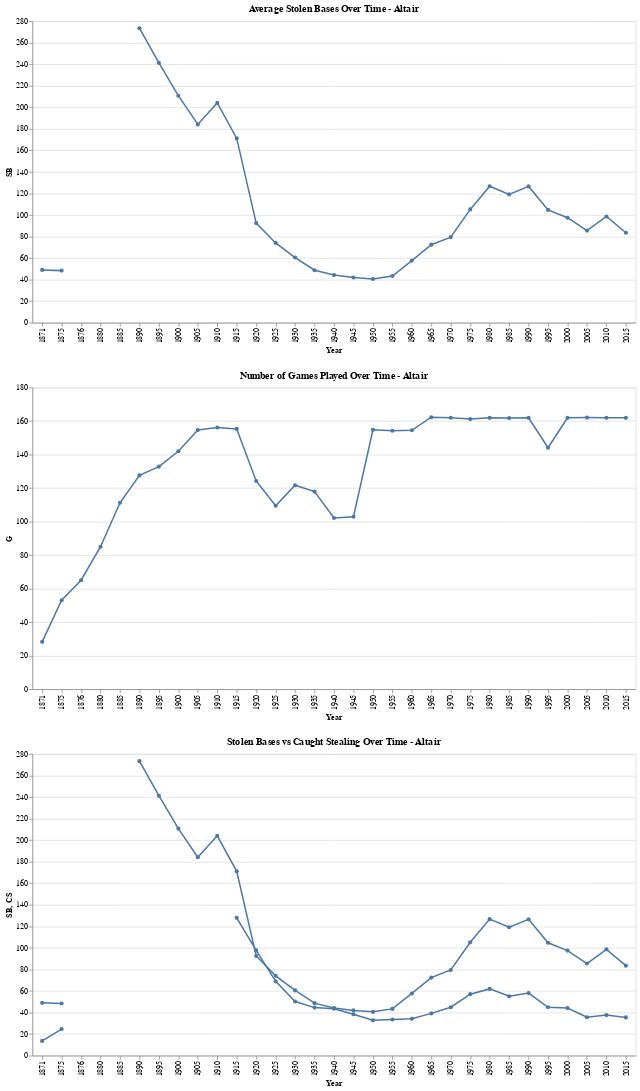

Notebook source saved alongside this figure:
### Markdown cell above
Now that my code is working, here are some altair graphs
-Nick

### Code cell
import altair as alt

# Chart for Stolen Bases
sb_chart = alt.Chart(grouped_by_year_df).mark_line(point=True).encode(
    x='Year:O',
    y='SB:Q',
    tooltip=['Year', 'SB']
).properties(
    title='Average Stolen Bases Over Time - Altair',
    width=800,
    height=400
).interactive()

# caught stealing chart
cs_chart = alt.Chart(grouped_by_year_df).mark_line(point=True).encode(
    x='Year:O',
    y='CS:Q',
    tooltip=['Year', 'CS']
).properties(
    title='Caught Stealing Over Time - Altair',
    width=800,
    height=400
)
# number of games chart
games_chart = alt.Chart(grouped_by_year_df).mark_line(point=True).encode(
    x='Year:O',
    y='G:Q',
    tooltip=['Year', 'G']
).properties(
    title='Number of Games Played Over Time - Altair',
    width=800,
    height=400
).interactive()

sb_cs_combined_chart = (sb_chart + cs_chart).properties(
    title='Stolen Bases vs Caught Stealing Over Time - Altair'
).interactive()


sb_chart & games_chart & sb_cs_combined_chart

### Figure 1 — Vega-Lite specification as saved in the notebook (floating-point values rounded to 4 significant figures)
{"config": {"view": {"continuousWidth": 300, "continuousHeight": 300}}, "vconcat": [{"mark": {"type": "line", "point": true}, "encoding": {"tooltip": [{"field": "Year", "type": "quantitative"}, {"field": "SB", "type": "quantitative"}], "x": {"field": "Year", "type": "ordinal"}, "y": {"field": "SB", "type": "quantitative"}}, "height": 400, "name": "view_10", "title": "Average Stolen Bases Over Time - Altair", "width": 800}, {"mark": {"type": "line", "point": true}, "encoding": {"tooltip": [{"field": "Year", "type": "quantitative"}, {"field": "G", "type": "quantitative"}], "x": {"field": "Year", "type": "ordinal"}, "y": {"field": "G", "type": "quantitative"}}, "height": 400, "name": "view_11", "title": "Number of Games Played Over Time - Altair", "width": 800}, {"layer": [{"mark": {"type": "line", "point": true}, "encoding": {"tooltip": [{"field": "Year", "type": "quantitative"}, {"field": "SB", "type": "quantitative"}], "x": {"field": "Year", "type": "ordinal"}, "y": {"field": "SB", "type": "quantitative"}}, "name": "view_9", "title": "Average Stolen Bases Over Time - Altair"}, {"mark": {"type": "line", "point": true}, "encoding": {"tooltip": [{"field": "Year", "type": "quantitative"}, {"field": "CS", "type": "quantitative"}], "x": {"field": "Year", "type": "ordinal"}, "y": {"field": "CS", "type": "quantitative"}}, "title": "Caught Stealing Over Time - Altair"}], "height": 400, "title": "Stolen Bases vs Caught Stealing Over Time - Altair", "width": 800}], "data": {"name": "data-65429f1b04da0bbe22798313deca7586"}, "params": [{"name": "param_14", "select": {"type": "interval", "encodings": ["x", "y"]}, "bind": "scales", "views": ["view_10", "view_9"]}, {"name": "param_15", "select": {"type": "interval", "encodings": ["x", "y"]}, "bind": "scales", "views": ["view_11"]}, {"name": "param_16", "select": {"type": "interval", "encodings": ["x", "y"]}, "bind": "scales", "views": ["view_9"]}], "$schema": "https://vega.github.io/schema/vega-lite/v5.20.1.json", "datasets": {"data-65429f1b04da0bbe22798313deca7586": [{"Year": 1871.0, "#Bat": 12.78, "BatAge": 23.52, "R/G": 10.35, "G": 28.22, "PA": 1246.0, "AB": 1202.0, "R": 295.4, "H": 344.6, "2B": 48.22, "3B": 26.56, "HR": 5.222, "RBI": 198.1, "SB": 49.0, "CS": 13.67, "BB": 43.67, "SO": 19.44, "BA": 0.2836, "OBP": 0.309, "OPS": 0.6882, "OPS+": 96.11, "TB": 461.6, "GDP": 8.222, "HBP": null, "SH": null, "SF": null, "IBB": null, "LOB": null, "missing_value_count": 6.0}, {"Year": 1875.0, "#Bat": 16.5, "BatAge": 24.21, "R/G": 5.444, "G": 53.07, "PA": 2083.0, "AB": 2064.0, "R": 325.7, "H": 524.0, "2B": 64.57, "3B": 21.0, "HR": 3.071, "RBI": 208.4, "SB": 48.36, "CS": 24.64, "BB": 19.14, "SO": 51.93, "BA": 0.2381, "OBP": 0.2451, "OPS": 0.534, "OPS+": 85.21, "TB": 639.8, "GDP": 10.93, "HBP": null, "SH": null, "SF": null, "IBB": null, "LOB": null, "missing_value_count": 6.0}, {"Year": 1876.0, "#Bat": 15.5, "BatAge": 25.35, "R/G": 5.876, "G": 65.0, "PA": 2557.0, "AB": 2515.0, "R": 383.2, "H": 667.2, "2B": 79.12, "3B": 22.62, "HR": 5.0, "RBI": 248.0, "SB": null, "CS": null, "BB": 42.0, "SO": 73.62, "BA": 0.2638, "OBP": 0.2752, "OPS": 0.5938, "OPS+": 96.88, "TB": 806.6, "GDP": null, "HBP": null, "SH": null, "SF": null, "IBB": null, "LOB": null, "missing_value_count": 8.0}, {"Year": 1880.0, "#Bat": 16.88, "BatAge": 24.81, "R/G": 4.688, "G": 85.0, "PA": 3130.0, "AB": 3038.0, "R": 398.9, "H": 743.2, "2B": 122.5, "3B": 41.0, "HR": 7.75, "RBI": 277.9, "SB": null, "CS": null, "BB": 92.5, "SO": 249.1, "BA": 0.2442, "OBP": 0.2667, "OPS": 0.5857, "OPS+": 96.88, "TB": 971.0, "GDP": null, "HBP": null, "SH": null, "SF": null, "IBB": null, "LOB": null, "missing_value_count": 8.0}, {"Year": 1885.0, "#Bat": 21.88, "BatAge": 26.62, "R/G": 5.303, "G": 111.2, "PA": 4175.0, "AB": 3930.0, "R": 590.7, "H": 962.2, "2B": 134.1, "3B": 63.25, "HR": 19.67, "RBI": 411.8, "SB": null, "CS": null, "BB": 217.3, "SO": 420.5, "BA": 0.2444, "OBP": 0.289, "OPS": 0.6143, "OPS+": 95.21, "TB": 1282.0, "GDP": null, "HBP": 41.62, "SH": null, "SF": null, "IBB": null, "LOB": null, "missing_value_count": 7.333}, {"Year": 1890.0, "#Bat": 22.69, "BatAge": 27.07, "R/G": 6.057, "G": 127.6, "PA": 5020.0, "AB": 4498.0, "R": 779.9, "H": 1176.0, "2B": 167.7, "3B": 76.29, "HR": 30.26, "RBI": 592.9, "SB": 273.4, "CS": null, "BB": 468.4, "SO": 430.0, "BA": 0.2596, "OBP": 0.3368, "OPS": 0.6862, "OPS+": 93.52, "TB": 1587.0, "GDP": null, "HBP": 53.79, "SH": null, "SF": null, "IBB": null, "LOB": null, "missing_value_count": 6.0}, {"Year": 1895.0, "#Bat": 25.42, "BatAge": 27.91, "R/G": 6.599, "G": 132.8, "PA": 5298.0, "AB": 4732.0, "R": 876.2, "H": 1402.0, "2B": 201.2, "3B": 83.08, "HR": 40.67, "RBI": 733.8, "SB": 241.2, "CS": null, "BB": 426.7, "SO": 301.8, "BA": 0.2962, "OBP": 0.3611, "OPS": 0.7607, "OPS+": 95.58, "TB": 1892.0, "GDP": null, "HBP": 55.67, "SH": 83.08, "SF": null, "IBB": null, "LOB": null, "missing_value_count": 5.0}, {"Year": 1900.0, "#Bat": 24.38, "BatAge": 28.51, "R/G": 5.228, "G": 142.0, "PA": 5436.0, "AB": 4892.0, "R": 741.5, "H": 1366.0, "2B": 179.0, "3B": 75.88, "HR": 31.75, "RBI": 615.5, "SB": 210.8, "CS": null, "BB": 379.2, "SO": 335.1, "BA": 0.2792, "OBP": 0.3391, "OPS": 0.7052, "OPS+": 94.12, "TB": 1792.0, "GDP": null, "HBP": 64.12, "SH": 100.8, "SF": null, "IBB": null, "LOB": null, "missing_value_count": 5.0}, {"Year": 1905.0, "#Bat": 25.25, "BatAge": 28.67, "R/G": 3.895, "G": 154.6, "PA": 5739.0, "AB": 5115.0, "R": 602.2, "H": 1269.0, "2B": 178.6, "3B": 70.0, "HR": 21.12, "RBI": 496.0, "SB": 184.1, "CS": null, "BB": 386.8, "SO": 595.2, "BA": 0.2481, "OBP": 0.3071, "OPS": 0.6297, "OPS+": 93.25, "TB": 1651.0, "GDP": null, "HBP": 51.12, "SH": 156.5, "SF": null, "IBB": null, "LOB": 1010.0, "missing_value_count": 4.0}, {"Year": 1910.0, "#Bat": 33.56, "BatAge": 27.3, "R/G": 3.836, "G": 156.1, "PA": 5825.0, "AB": 5097.0, "R": 598.6, "H": 1271.0, "2B": 175.9, "3B": 72.5, "HR": 22.56, "RBI": 491.1, "SB": 204.1, "CS": null, "BB": 463.7, "SO": 604.8, "BA": 0.2493, "OBP": 0.3177, "OPS": 0.6434, "OPS+": 94.06, "TB": 1659.0, "GDP": null, "HBP": 49.44, "SH": 188.8, "SF": null, "IBB": null, "LOB": 993.9, "missing_value_count": 4.0}, {"Year": 1915.0, "#Bat": 33.12, "BatAge": 27.34, "R/G": 3.814, "G": 155.3, "PA": 5771.0, "AB": 5071.0, "R": 592.2, "H": 1269.0, "2B": 188.8, "3B": 73.71, "HR": 26.46, "RBI": 499.2, "SB": 171.1, "CS": 127.9, "BB": 463.3, "SO": 584.2, "BA": 0.2503, "OBP": 0.318, "OPS": 0.6503, "OPS+": 94.33, "TB": 1685.0, "GDP": null, "HBP": 42.29, "SH": 185.0, "SF": null, "IBB": null, "LOB": 1009.0, "missing_value_count": 3.333}, {"Year": 1920.0, "#Bat": 29.54, "BatAge": 27.36, "R/G": 4.384, "G": 124.2, "PA": 4757.0, "AB": 4216.0, "R": 545.2, "H": 1150.0, "2B": 175.2, "3B": 60.83, "HR": 30.04, "RBI": 469.9, "SB": 92.5, "CS": 97.69, "BB": 349.0, "SO": 394.7, "BA": 0.268, "OBP": 0.3297, "OPS": 0.6854, "OPS+": 93.62, "TB": 1537.0, "GDP": null, "HBP": 30.04, "SH": 155.6, "SF": null, "IBB": null, "LOB": 1076.0, "missing_value_count": 3.667}, {"Year": 1925.0, "#Bat": 29.16, "BatAge": 27.14, "R/G": 5.269, "G": 109.4, "PA": 4216.0, "AB": 3775.0, "R": 573.0, "H": 1087.0, "2B": 182.0, "3B": 52.53, "HR": 54.25, "RBI": 520.6, "SB": 74.06, "CS": 68.94, "BB": 342.0, "SO": 324.0, "BA": 0.285, "OBP": 0.3457, "OPS": 0.7482, "OPS+": 93.16, "TB": 1537.0, "GDP": null, "HBP": 30.94, "SH": 159.7, "SF": null, "IBB": 17.06, "LOB": 1137.0, "missing_value_count": 4.5}, {"Year": 1930.0, "#Bat": 30.08, "BatAge": 27.29, "R/G": 5.346, "G": 121.7, "PA": 4727.0, "AB": 4229.0, "R": 668.4, "H": 1236.0, "2B": 221.6, "3B": 64.52, "HR": 71.44, "RBI": 618.2, "SB": 60.52, "CS": 50.25, "BB": 372.6, "SO": 495.9, "BA": 0.2858, "OBP": 0.3449, "OPS": 0.7574, "OPS+": 92.2, "TB": 1801.0, "GDP": null, "HBP": 17.28, "SH": 163.1, "SF": null, "IBB": 17.19, "LOB": 1126.0, "missing_value_count": 3.8}, {"Year": 1935.0, "#Bat": 29.25, "BatAge": 28.41, "R/G": 5.242, "G": 117.9, "PA": 4608.0, "AB": 4130.0, "R": 593.8, "H": 1156.0, "2B": 204.8, "3B": 49.08, "HR": 63.83, "RBI": 549.1, "SB": 48.71, "CS": 44.56, "BB": 376.8, "SO": 400.9, "BA": 0.2818, "OBP": 0.3452, "OPS": 0.7493, "OPS+": 94.12, "TB": 1651.0, "GDP": 113.8, "HBP": 19.0, "SH": 80.08, "SF": null, "IBB": 31.12, "LOB": 1159.0, "missing_value_count": 2.667}, {"Year": 1940.0, "#Bat": 30.93, "BatAge": 27.72, "R/G": 4.813, "G": 102.1, "PA": 3931.0, "AB": 3515.0, "R": 487.0, "H": 939.8, "2B": 163.4, "3B": 39.31, "HR": 60.76, "RBI": 446.0, "SB": 44.21, "CS": 43.53, "BB": 343.3, "SO": 388.0, "BA": 0.2637, "OBP": 0.3339, "OPS": 0.7089, "OPS+": 92.9, "TB": 1364.0, "GDP": 63.52, "HBP": 16.38, "SH": 54.55, "SF": 0.0, "IBB": 23.03, "LOB": 1137.0, "missing_value_count": 1.828}, {"Year": 1945.0, "#Bat": 32.96, "BatAge": 29.6, "R/G": 4.428, "G": 102.9, "PA": 3956.0, "AB": 3528.0, "R": 442.0, "H": 920.9, "2B": 143.6, "3B": 34.07, "HR": 39.96, "RBI": 402.9, "SB": 41.96, "CS": 38.39, "BB": 341.1, "SO": 358.9, "BA": 0.2599, "OBP": 0.3251, "OPS": 0.6773, "OPS+": 92.93, "TB": 1253.0, "GDP": 106.9, "HBP": 15.46, "SH": 69.46, "SF": null, "IBB": 28.43, "LOB": 1161.0, "missing_value_count": 2.214}, {"Year": 1950.0, "#Bat": 36.0, "BatAge": 28.32, "R/G": 4.851, "G": 154.8, "PA": 6031.0, "AB": 5301.0, "R": 750.8, "H": 1410.0, "2B": 232.1, "3B": 49.56, "HR": 129.6, "RBI": 704.3, "SB": 40.62, "CS": 32.75, "BB": 622.2, "SO": 597.1, "BA": 0.2657, "OBP": 0.3457, "OPS": 0.747, "OPS+": 93.19, "TB": 2130.0, "GDP": 139.1, "HBP": 27.25, "SH": 78.06, "SF": null, "IBB": 34.44, "LOB": 1160.0, "missing_value_count": 1.0}, {"Year": 1955.0, "#Bat": 40.94, "BatAge": 28.29, "R/G": 4.484, "G": 154.2, "PA": 5941.0, "AB": 5224.0, "R": 691.8, "H": 1351.0, "2B": 203.2, "3B": 43.75, "HR": 139.0, "RBI": 648.8, "SB": 43.38, "CS": 33.5, "BB": 565.2, "SO": 675.2, "BA": 0.2583, "OBP": 0.3317, "OPS": 0.7258, "OPS+": 93.75, "TB": 2058.0, "GDP": 121.2, "HBP": 31.62, "SH": 74.19, "SF": 43.62, "IBB": 45.12, "LOB": 1120.0, "missing_value_count": 0.0}, {"Year": 1960.0, "#Bat": 39.81, "BatAge": 28.23, "R/G": 4.314, "G": 154.5, "PA": 5926.0, "AB": 5251.0, "R": 666.5, "H": 1340.0, "2B": 215.1, "3B": 41.12, "HR": 133.0, "RBI": 623.0, "SB": 57.69, "CS": 34.19, "BB": 524.0, "SO": 800.9, "BA": 0.255, "OBP": 0.3238, "OPS": 0.7114, "OPS+": 93.56, "TB": 2036.0, "GDP": 119.6, "HBP": 30.5, "SH": 74.56, "SF": 43.25, "IBB": 45.56, "LOB": 1094.0, "missing_value_count": 0.0}, {"Year": 1965.0, "#Bat": 37.55, "BatAge": 27.33, "R/G": 3.988, "G": 162.3, "PA": 6139.0, "AB": 5487.0, "R": 647.3, "H": 1348.0, "2B": 209.9, "3B": 39.35, "HR": 134.4, "RBI": 600.5, "SB": 72.45, "CS": 39.2, "BB": 501.8, "SO": 964.1, "BA": 0.2455, "OBP": 0.3108, "OPS": 0.6823, "OPS+": 92.75, "TB": 2039.0, "GDP": 118.2, "HBP": 36.0, "SH": 74.4, "SF": 38.3, "IBB": 56.5, "LOB": 1113.0, "missing_value_count": 0.0}, {"Year": 1970.0, "#Bat": 38.29, "BatAge": 27.59, "R/G": 4.341, "G": 162.0, "PA": 6223.0, "AB": 5506.0, "R": 703.3, "H": 1398.0, "2B": 218.1, "3B": 38.62, "HR": 142.9, "RBI": 656.8, "SB": 79.5, "CS": 44.92, "BB": 572.0, "SO": 932.2, "BA": 0.2537, "OBP": 0.3255, "OPS": 0.7109, "OPS+": 93.08, "TB": 2122.0, "GDP": 126.0, "HBP": 34.38, "SH": 67.92, "SF": 41.25, "IBB": 61.0, "LOB": 1162.0, "missing_value_count": 0.0}, {"Year": 1975.0, "#Bat": 37.79, "BatAge": 27.35, "R/G": 4.213, "G": 161.2, "PA": 6193.0, "AB": 5478.0, "R": 679.0, "H": 1411.0, "2B": 226.8, "3B": 36.96, "HR": 112.4, "RBI": 631.4, "SB": 105.2, "CS": 57.04, "BB": 558.4, "SO": 803.3, "BA": 0.2574, "OBP": 0.3272, "OPS": 0.701, "OPS+": 96.67, "TB": 2049.0, "GDP": 125.6, "HBP": 31.71, "SH": 78.04, "SF": 45.29, "IBB": 55.75, "LOB": 1173.0, "missing_value_count": 0.0}, {"Year": 1980.0, "#Bat": 36.54, "BatAge": 28.23, "R/G": 4.288, "G": 161.9, "PA": 6200.0, "AB": 5545.0, "R": 694.3, "H": 1467.0, "2B": 244.0, "3B": 41.38, "HR": 118.7, "RBI": 651.1, "SB": 126.7, "CS": 61.92, "BB": 507.3, "SO": 777.4, "BA": 0.2645, "OBP": 0.3262, "OPS": 0.7136, "OPS+": 97.08, "TB": 2150.0, "GDP": 129.3, "HBP": 25.27, "SH": 72.42, "SF": 49.85, "IBB": 55.19, "LOB": 1137.0, "missing_value_count": 0.0}, {"Year": 1985.0, "#Bat": 38.38, "BatAge": 28.84, "R/G": 4.331, "G": 161.8, "PA": 6166.0, "AB": 5503.0, "R": 700.6, "H": 1415.0, "2B": 247.0, "3B": 37.12, "HR": 138.5, "RBI": 658.8, "SB": 119.1, "CS": 55.04, "BB": 532.2, "SO": 863.5, "BA": 0.2569, "OBP": 0.3232, "OPS": 0.714, "OPS+": 97.0, "TB": 2151.0, "GDP": 126.7, "HBP": 26.88, "SH": 59.58, "SF": 44.0, "IBB": 51.42, "LOB": 1120.0, "missing_value_count": 0.0}, {"Year": 1990.0, "#Bat": 42.88, "BatAge": 28.46, "R/G": 4.256, "G": 161.9, "PA": 6166.0, "AB": 5491.0, "R": 689.2, "H": 1416.0, "2B": 251.0, "3B": 33.27, "HR": 127.6, "RBI": 646.3, "SB": 126.5, "CS": 58.08, "BB": 532.8, "SO": 917.4, "BA": 0.2578, "OBP": 0.3246, "OPS": 0.7099, "OPS+": 97.04, "TB": 2116.0, "GDP": 118.3, "HBP": 33.12, "SH": 59.96, "SF": 48.5, "IBB": 53.23, "LOB": 1143.0, "missing_value_count": 0.0}, {"Year": 1995.0, "#Bat": 44.75, "BatAge": 28.64, "R/G": 4.847, "G": 144.1, "PA": 5597.0, "AB": 4949.0, "R": 698.4, "H": 1321.0, "2B": 248.5, "3B": 29.43, "HR": 145.8, "RBI": 658.4, "SB": 104.8, "CS": 44.89, "BB": 508.6, "SO": 908.0, "BA": 0.2668, "OBP": 0.3377, "OPS": 0.7548, "OPS+": 97.21, "TB": 2065.0, "GDP": 112.3, "HBP": 43.54, "SH": 53.14, "SF": 41.89, "IBB": 39.46, "LOB": 1038.0, "missing_value_count": 0.0}, {"Year": 2000.0, "#Bat": 46.03, "BatAge": 29.11, "R/G": 5.141, "G": 161.9, "PA": 6342.0, "AB": 5576.0, "R": 832.4, "H": 1508.0, "2B": 296.7, "3B": 31.73, "HR": 189.8, "RBI": 791.2, "SB": 97.47, "CS": 44.1, "BB": 607.9, "SO": 1045.0, "BA": 0.2703, "OBP": 0.3449, "OPS": 0.7819, "OPS+": 96.7, "TB": 2438.0, "GDP": 129.7, "HBP": 52.43, "SH": 54.27, "SF": 50.47, "IBB": 40.33, "LOB": 1185.0, "missing_value_count": 0.0}, {"Year": 2005.0, "#Bat": 44.3, "BatAge": 29.23, "R/G": 4.592, "G": 162.1, "PA": 6210.0, "AB": 5544.0, "R": 744.2, "H": 1466.0, "2B": 295.4, "3B": 29.6, "HR": 167.2, "RBI": 708.3, "SB": 85.5, "CS": 35.63, "BB": 506.9, "SO": 1021.0, "BA": 0.2644, "OBP": 0.3301, "OPS": 0.749, "OPS+": 96.83, "TB": 2323.0, "GDP": 130.3, "HBP": 59.9, "SH": 54.0, "SF": 43.83, "IBB": 40.53, "LOB": 1142.0, "missing_value_count": 0.0}, {"Year": 2010.0, "#Bat": 45.2, "BatAge": 28.88, "R/G": 4.384, "G": 162.0, "PA": 6185.0, "AB": 5512.0, "R": 710.3, "H": 1418.0, "2B": 282.9, "3B": 28.87, "HR": 153.8, "RBI": 676.3, "SB": 98.63, "CS": 37.63, "BB": 525.9, "SO": 1144.0, "BA": 0.2573, "OBP": 0.3253, "OPS": 0.7278, "OPS+": 96.53, "TB": 2220.0, "GDP": 124.0, "HBP": 51.63, "SH": 51.47, "SF": 43.37, "IBB": 40.53, "LOB": 1144.0, "missing_value_count": 0.0}, {"Year": 2015.0, "#Bat": 49.5, "BatAge": 28.37, "R/G": 4.25, "G": 161.9, "PA": 6121.0, "AB": 5516.0, "R": 688.2, "H": 1404.0, "2B": 274.7, "3B": 31.3, "HR": 163.6, "RBI": 655.0, "SB": 83.5, "CS": 35.47, "BB": 469.1, "SO": 1248.0, "BA": 0.2544, "OBP": 0.3167, "OPS": 0.7213, "OPS+": 96.93, "TB": 2232.0, "GDP": 124.6, "HBP": 53.4, "SH": 40.0, "SF": 41.07, "IBB": 31.7, "LOB": 1092.0, "missing_value_count": 0.0}]}}
